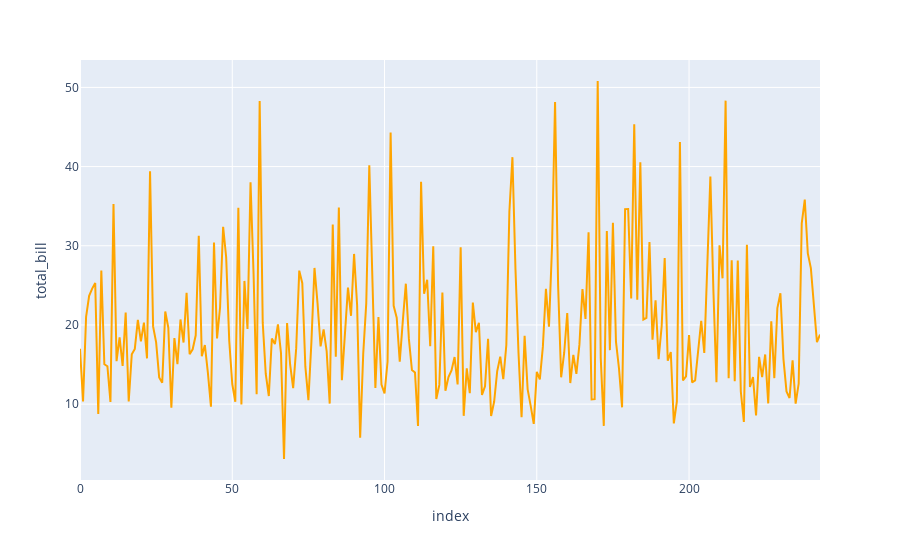

The cell this chart's notebook holds for it:
### Code cell
import plotly.express as px
fig = px.line(tips, y='total_bill', color_discrete_sequence=['orange'])
fig.show()

### Figure 1 — Plotly figure (JSON) as saved in the notebook; plotly's stock layout.template omitted (floating-point values rounded to 4 significant figures; data arrays with more than 128 entries replaced by an {"elided": "..."} marker saying what was removed)
{"data": [{"hovertemplate": "index=%{x}<br>total_bill=%{y}<extra></extra>", "legendgroup": "", "line": {"color": "orange", "dash": "solid"}, "marker": {"symbol": "circle"}, "mode": "lines", "name": "", "orientation": "v", "showlegend": false, "type": "scatter", "x": {"elided": "244 int values"}, "xaxis": "x", "y": {"elided": "244 float values"}, "yaxis": "y"}], "layout": {"legend": {"tracegroupgap": 0}, "margin": {"t": 60}, "xaxis": {"anchor": "y", "domain": [0, 1], "title": {"text": "index"}}, "yaxis": {"anchor": "x", "domain": [0, 1], "title": {"text": "total_bill"}}}}
